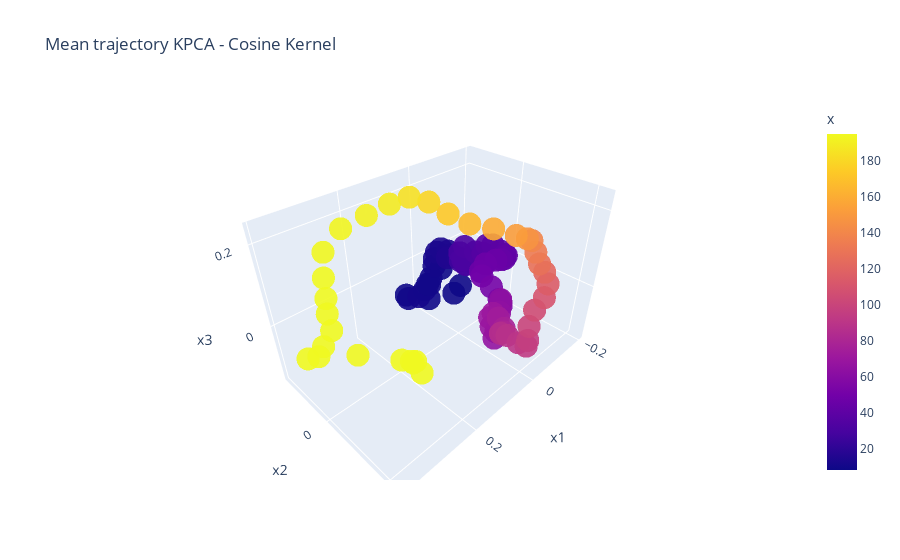

Notebook code cell kept with this figure:
### Code cell
# For this one, we need to make every trial the same length with interpolation

print("Mean length: ", meanLength)

interpolatedData = np.zeros((meanLength, 3, data["lap"].max() - startAt))
interpolatedPos = np.zeros((meanLength, (data["lap"].max() - startAt)))

for i in range(startAt, data["lap"].max()):

    centredID = i - startAt
    posData = data[data["lap"] == i]

    lapData = kpca_embedding[data["lap"] == i, :]

    durationTrial = len(lapData)
    timeVector = [(1/durationTrial) * i for i in range(0, durationTrial)]
    goalVector = [(1/meanLength) * i for i in range(0, meanLength)]
    positionVector = posData["x"]

    if durationTrial != meanLength:
        newDataMat = np.zeros((meanLength, 3))
        interpPos = np.interp(goalVector, timeVector, positionVector)
        for d in range(0, 3):
            neuralData = lapData[:, d]
            interpVector = np.interp(goalVector, timeVector, neuralData)
            newDataMat[:, d] = interpVector
    else:
        newDataMat = lapData

    interpolatedData[:, :, i - startAt] = newDataMat
    interpolatedPos[:, centredID] = interpPos

mean_Trajectory = np.mean(interpolatedData, axis = 2)
mean_Position = np.mean(interpolatedPos, axis = 1)

interpDF = pd.DataFrame(mean_Trajectory, columns=['x1', 'x2', 'x3'])
interpDF["x"] = mean_Position

fig = px.scatter_3d(interpDF, x = "x1", y = "x2", z = "x3", color = "x", opacity=0.9, title="Mean trajectory KPCA - Cosine Kernel")
fig.show()
